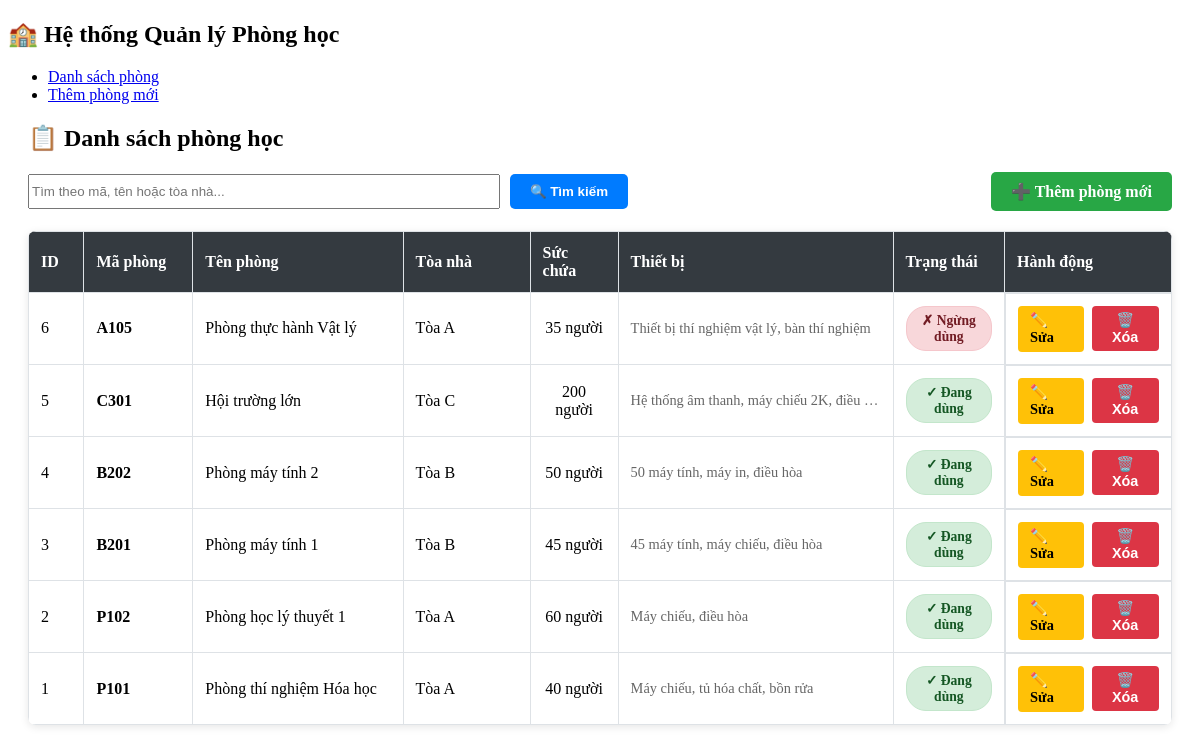
The page / on the database its author committed.
### tables this page shows
CREATE TABLE IF NOT EXISTS rooms (
    id INT AUTO_INCREMENT PRIMARY KEY,
    code VARCHAR(50) NOT NULL UNIQUE COMMENT 'Mã phòng (VD: P101, A201)',
    name VARCHAR(120) NOT NULL COMMENT 'Tên phòng học',
    capacity INT NOT NULL DEFAULT 0 COMMENT 'Sức chứa (số người)',
    building VARCHAR(80) NOT NULL COMMENT 'Tòa nhà (VD: Tòa A, Tòa B)',
    equipment TEXT NULL COMMENT 'Thiết bị kèm theo (máy chiếu, máy lạnh...)',
    is_active TINYINT(1) NOT NULL DEFAULT 1 COMMENT 'Trạng thái: 1=Đang dùng, 0=Ngừng dùng',
    created_at TIMESTAMP DEFAULT CURRENT_TIMESTAMP,
    updated_at TIMESTAMP DEFAULT CURRENT_TIMESTAMP ON UPDATE CURRENT_TIMESTAMP,
    INDEX idx_code (code),
    INDEX idx_is_active (is_active)
);

### controllers/RoomController.php (called while the page is built, shortened)
<?php
class RoomController {
    private $roomModel;
    public function __construct() {
        $this->roomModel = new Room();
    }
    public function index() {
        $searchKeyword = trim($_GET['q'] ?? '');
        $currentPage = max(1, (int)($_GET['page'] ?? 1));
        $perPage = 10;
        $rooms = $this->roomModel->getAllRooms($searchKeyword, $currentPage, $perPage);
        require_once 'views/rooms/index.php';
    }
}

### helpers/functions.php (called while the page is built, shortened)
<?php
function escapeHtml($string) {
    return htmlspecialchars($string ?? '', ENT_QUOTES, 'UTF-8');
}

### config/database.php (called while the page is built, shortened)
<?php
function getDatabase() {
    static $pdo = null;
    if ($pdo === null) {
        try {
            $dsn = sprintf(
                "mysql:host=%s;dbname=%s;charset=%s",
                DB_HOST,
                DB_NAME,
                DB_CHARSET
            );
            $options = [
                PDO::ATTR_ERRMODE => PDO::ERRMODE_EXCEPTION,
                PDO::ATTR_DEFAULT_FETCH_MODE => PDO::FETCH_ASSOC,
                PDO::ATTR_EMULATE_PREPARES => false,
            ];
            $pdo = new PDO($dsn, DB_USER, DB_PASS, $options);
        } catch (PDOException $e) {
            die("Lỗi kết nối database: " . $e->getMessage());
        }
    }
    return $pdo;
}

### models/Room.php (called while the page is built, shortened)
<?php
class Room {
    private $db;
    public function __construct() {
        $this->db = getDatabase();
    }
    public function getAllRooms($searchKeyword = '', $page = 1, $perPage = 10) {
        $offset = ($page - 1) * $perPage;
        $sql = "SELECT * FROM rooms WHERE 1=1";
        $params = [];
        $sql .= " ORDER BY id DESC LIMIT ? OFFSET ?";
        $params[] = $perPage;
        $params[] = $offset;
        $stmt = $this->db->prepare($sql);
        $stmt->execute($params);
        return $stmt->fetchAll();
    }
}

### views/rooms/index.php (the view, shortened to what this page needs)
<?php
require_once 'views/layout/header.php';
?>
<div class="room-list-page">
    <h2>📋 Danh sách phòng học</h2>
    <div class="toolbar">
        <form method="GET" action="index.php" class="search-form">
            <input
                type="text"
                name="q"
                value="<?= escapeHtml($searchKeyword) ?>"
                placeholder="Tìm theo mã, tên hoặc tòa nhà..."
                class="search-input"
            >
            <button type="submit" class="btn-search">🔍 Tìm kiếm</button>
        </form>
        <a href="index.php?action=create" class="btn-add">➕ Thêm phòng mới</a>
    </div>
    <div class="table-container">
        <table class="data-table">
            <thead>
                <tr>
                    <th width="5%">ID</th>
                    <th width="10%">Mã phòng</th>
                    <th width="20%">Tên phòng</th>
                    <th width="12%">Tòa nhà</th>
                    <th width="8%">Sức chứa</th>
                    <th width="20%">Thiết bị</th>
                    <th width="10%">Trạng thái</th>
                    <th width="15%">Hành động</th>
                </tr>
            </thead>
            <tbody>
                <?php if (empty($rooms)): ?>
                    <tr>
                        <td colspan="8" class="text-center">
                            <em>Không tìm thấy phòng học nào</em>
                        </td>
                    </tr>
                <?php else: ?>
                    <?php foreach ($rooms as $room): ?>
                        <tr>
                            <td><?= escapeHtml($room['id']) ?></td>
                            <td><strong><?= escapeHtml($room['code']) ?></strong></td>
                            <td><?= escapeHtml($room['name']) ?></td>
                            <td><?= escapeHtml($room['building']) ?></td>
                            <td class="text-center"><?= escapeHtml($room['capacity']) ?> người</td>
                            <td class="equipment-cell">
                                <?= escapeHtml($room['equipment'] ?: 'Không có') ?>
                            </td>
                            <td class="text-center">
                                <?php if ($room['is_active']): ?>
                                    <span class="badge badge-active">✓ Đang dùng</span>
                                <?php else: ?>
                                    <span class="badge badge-inactive">✗ Ngừng dùng</span>
                                <?php endif; ?>
                            </td>
                            <td class="actions">
                                <a href="index.php?action=edit&id=<?= $room['id'] ?>"
                                   class="btn-edit"
                                   title="Chỉnh sửa">
                                    ✏️ Sửa
                                </a>
                                <form method="POST"
                                      action="index.php?action=delete"
                                      style="display: inline-block;"
                                      onsubmit="return confirmDelete(event)">
                                    <button type="submit" class="btn-delete" title="Xóa">
                                        🗑️ Xóa
                                    </button>
                                </form>
                            </td>
                        </tr>
                    <?php endforeach; ?>
                <?php endif; ?>
            </tbody>
        </table>
    </div>
</div>

### index.php (shortened to what this page needs)
<?php
require_once './config/database.php';
require_once './helpers/functions.php';
require_once './models/Room.php';
require_once './controllers/RoomController.php';
$controller = new RoomController();
$action = $_GET['action'] ?? 'index';
switch ($action) {
    case 'index':
        $controller->index();
        break;
}

### views/layout/header.php (shortened to what this page needs)
<!DOCTYPE html>
<html lang="vi">
<head>
    <link rel="stylesheet" href="https://unpkg.com/mvp.css">
    <link rel="stylesheet" href="public/css/style.css">
</head>
<body>
    <header>
        <nav>
            <h1>🏫 Hệ thống Quản lý Phòng học</h1>
            <ul>
                <li><a href="index.php">Danh sách phòng</a></li>
                <li><a href="index.php?action=create">Thêm phòng mới</a></li>
            </ul>
        </nav>
    </header>
    <main>
        <div class="container">

### public/css/style.css (style rules this page uses)
.container { max-width: 1200px; margin: 20px auto; padding: 0 20px; }
.toolbar { display: flex; justify-content: space-between; align-items: center; margin-bottom: 20px; gap: 15px; flex-wrap: wrap; }
.search-form { display: flex; gap: 10px; flex: 1; max-width: 600px; }
.search-input { flex: 1; min-width: 200px; }
.btn-add { background-color: #28a745; color: white !important; padding: 10px 20px; border-radius: 5px; text-decoration: none; font-weight: 600; white-space: nowrap; transition: background-color 0.3s; }
.btn-search { background-color: #007bff; color: white; border: none; padding: 10px 20px; border-radius: 5px; cursor: pointer; font-weight: 600; transition: background-color 0.3s; }
.table-container { overflow-x: auto; margin-bottom: 20px; box-shadow: 0 2px 8px rgba(0,0,0,0.1); border-radius: 8px; }
.data-table { width: 100%; border-collapse: collapse; background-color: white; }
.data-table th { background-color: #343a40; color: white; padding: 12px; text-align: left; font-weight: 600; border: 1px solid #dee2e6; }
.data-table td { padding: 12px; border: 1px solid #dee2e6; vertical-align: middle; }
.equipment-cell { font-size: 0.9em; color: #666; max-width: 250px; overflow: hidden; text-overflow: ellipsis; white-space: nowrap; }
.text-center { text-align: center !important; }
.badge { display: inline-block; padding: 5px 12px; border-radius: 20px; font-size: 0.85em; font-weight: 600; }
.badge-active { background-color: #d4edda; color: #155724; border: 1px solid #c3e6cb; }
.badge-inactive { background-color: #f8d7da; color: #721c24; border: 1px solid #f5c6cb; }
.actions { display: flex; gap: 8px; justify-content: center; }
.btn-edit { background-color: #ffc107; color: #000 !important; padding: 6px 12px; border-radius: 4px; text-decoration: none; font-size: 0.9em; font-weight: 600; transition: background-color 0.3s; }
.btn-delete { background-color: #dc3545; color: white; border: none; padding: 6px 12px; border-radius: 4px; cursor: pointer; font-size: 0.9em; font-weight: 600; transition: background-color 0.3s; }

### rows shown on the page
rooms: id "6", code "A105", name "Phòng thực hành Vật lý", building "Tòa A", capacity "35", equipment "Thiết bị thí nghiệm vật lý, bàn thí nghiệm", is_active "✗ Ngừng dùng"
rooms: id "5", code "C301", name "Hội trường lớn", building "Tòa C", capacity "200", equipment "Hệ thống âm thanh, máy chiếu 2K, điều…", is_active "✓ Đang dùng"
rooms: id "4", code "B202", name "Phòng máy tính 2", building "Tòa B", capacity "50", equipment "50 máy tính, máy in, điều hòa", is_active "✓ Đang dùng"
rooms: id "3", code "B201", name "Phòng máy tính 1", building "Tòa B", capacity "45", equipment "45 máy tính, máy chiếu, điều hòa", is_active "✓ Đang dùng"
rooms: id "2", code "P102", name "Phòng học lý thuyết 1", building "Tòa A", capacity "60", equipment "Máy chiếu, điều hòa", is_active "✓ Đang dùng"
rooms: id "1", code "P101", name "Phòng thí nghiệm Hóa học", building "Tòa A", capacity "40", equipment "Máy chiếu, tủ hóa chất, bồn rửa", is_active "✓ Đang dùng"
